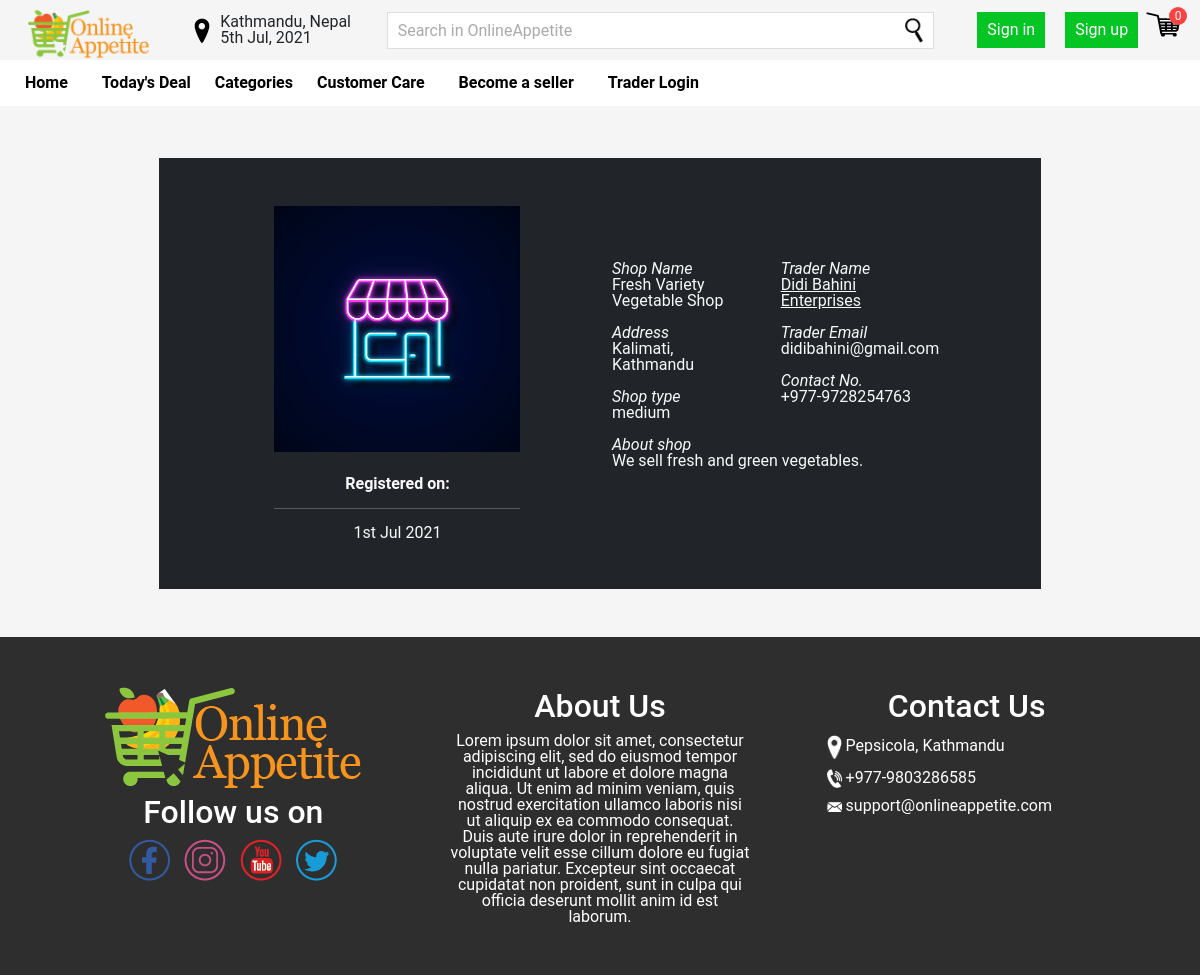
The page /shopProfile.php?id=3 on the database its author committed.
### tables this page shows
CREATE TABLE SHOPS (
	SHOP_ID INTEGER NOT NULL PRIMARY KEY AUTOINCREMENT,
	TRADER_ID INTEGER NOT NULL,
	SHOP_NAME VARCHAR(100) NOT NULL,
	VERIFIED_ON DATETIME NULL,
	GOV_NO VARCHAR(30) NOT NULL,
	ADDRESS VARCHAR(50) NOT NULL,
	CONTACT_NO VARCHAR(20) NOT NULL,
	SHOP_TYPE VARCHAR(20) NOT NULL,
	DESCRIPTION VARCHAR(200) NOT NULL,
	CREATED_AT DATETIME(0) DEFAULT CURRENT_TIMESTAMP,
	UPDATED_AT DATETIME(0) NULL,
	FOREIGN KEY (TRADER_ID) REFERENCES USERS (USER_ID) ON DELETE CASCADE 
);

### utils/database.php (called while the page is built, shortened)
<?php
try {
    $conn = new PDO("sqlite:" . __DIR__ . "/../database.sqlite");
    $conn->setAttribute(PDO::ATTR_ERRMODE, PDO::ERRMODE_EXCEPTION);
} catch (PDOException $e) {
    die("Connection failed: " . $e->getMessage());
}
function fetch_row($sql)
{
    global $conn;
    $stmt = $conn->prepare($sql);
    $res = $stmt->execute();
    $res = $stmt->fetch(PDO::FETCH_ASSOC);
    return $res;
}

### shopProfile.php (the view, shortened to what this page needs)
<?php
require_once 'utils/database.php';
$shop_id = $_GET['id'];
$shop = fetch_row("SELECT SHOPS.*, USERS.FULL_NAME, USERS.EMAIL, USERS.USER_ID FROM SHOPS LEFT JOIN USERS on SHOPS.TRADER_ID = USERS.USER_ID WHERE SHOPS.SHOP_ID ='$shop_id'");
?>
<!DOCTYPE html>
<html lang="en">
<head>
    <link rel="stylesheet" href="css/bootstrap.min.css">
    <link rel="stylesheet" href="css/style.css">
</head>
<body>
    <?php
    include 'header.php';
    ?>
    <div class="container-fluid d-flex justify-content-center">
        <div class="w-75 p-5 my-5 bg-dark text-light">
            <div class="row">
                <div class="col-md-4 offset-md-1 col-sm-6 col-12">
                    <div class="img">
                        <img src="/assets/images//onlineStore.jpg" alt="" class="w-100 elevation-2">
                    </div>
                    <div class="mt-4 text-center">
                        <strong>Registered on: </strong>
                        <hr>
                        <span><?= date('jS M Y', strtotime($shop['CREATED_AT'])) ?></span>
                    </div>
                </div>
                <div class="col-md-5 offset-md-1 col-sm-6 col-12 d-flex flex-column justify-content-center">
                    <div class="row">
                        <div class="col-6">
                            <i>Shop Name</i>
                            <p><?= $shop['SHOP_NAME'] ?></p>
                            <i>Address</i><br>
                            <p><?= $shop['ADDRESS']; ?></p>
                            <i>Shop type</i><br>
                            <p><?= $shop['SHOP_TYPE']; ?></p>
                        </div>
                        <div class="col-6">
                            <i>Trader Name</i>
                            <p><a class="text-light" href="traderProfile.php?id=<?= $shop['USER_ID'] ?>"><?= $shop['FULL_NAME'] ?></a></p>
                            <i>Trader Email</i>
                            <p><?= $shop['EMAIL'] ?></p>
                            <i>Contact No.</i>
                            <p><?= $shop['CONTACT_NO'] ?></p>
                        </div>
                    </div>
                    <div class="row">
                        <i>About shop</i>
                        <p><?= $shop['DESCRIPTION'] ?></p>
                    </div>
                </div>
            </div>
        </div>
    </div>
    <?php include 'footer.php'; ?>
</body>
</html>

### css/style.css (style rules this page uses)
html { scroll-behavior: smooth; }
html, body, ul { margin: 0; padding: 0; }
body { font-family: 'Roboto', sans-serif; line-height: 1; background-color: #F5F5F5; }

### rows shown on the page
shops: CREATED_AT "1st Jul 2021", SHOP_NAME "Fresh Variety Vegetable Shop", ADDRESS "Kalimati, Kathmandu", SHOP_TYPE "medium", CONTACT_NO "+977-9728254763", DESCRIPTION "We sell fresh and green vegetables."

### other values the page prints
$cartSize "0"
$shop['FULL_NAME'] "Didi Bahini Enterprises"
$shop['EMAIL'] "didibahini@gmail.com"
